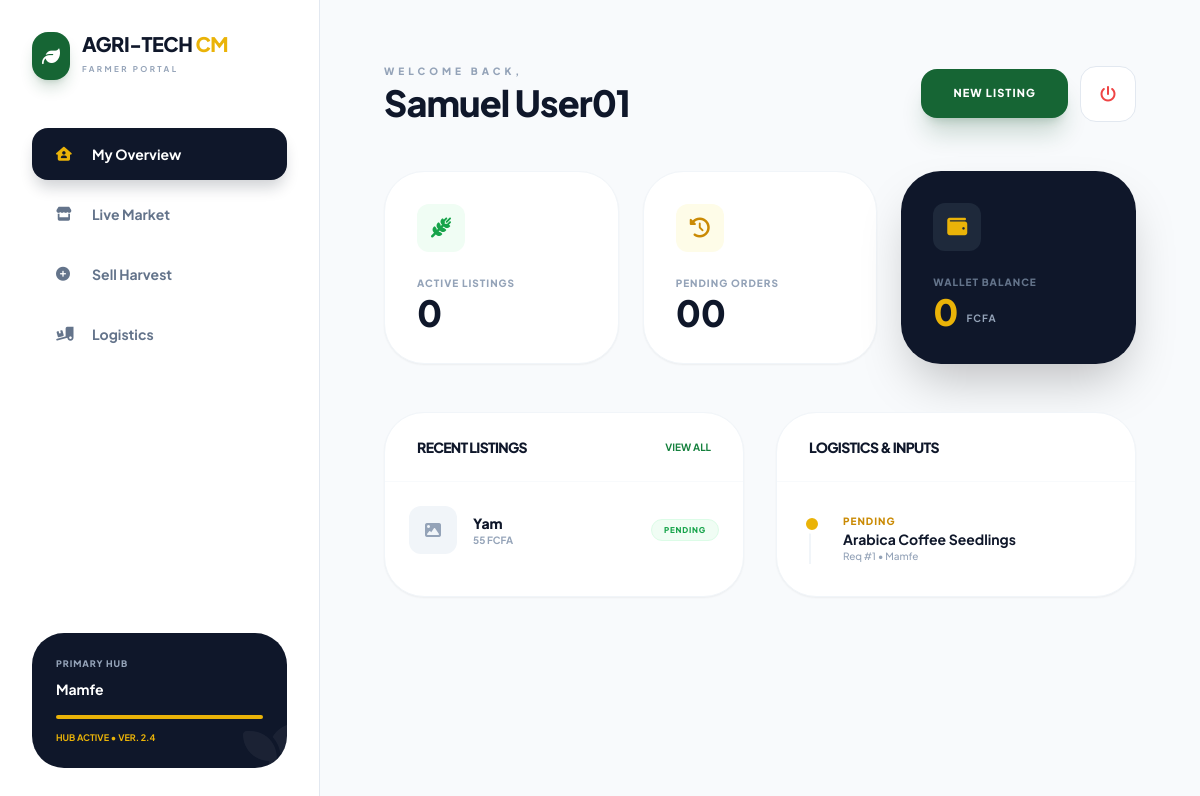
/user_dashboard.php (signed in), run on the app's committed database.
### tables this page shows
CREATE TABLE `products` (
  `id` int(11) NOT NULL,
  `name` varchar(255) NOT NULL,
  `price` decimal(10,2) NOT NULL,
  `category` varchar(100) NOT NULL,
  `description` text DEFAULT NULL,
  `image_url` varchar(255) DEFAULT NULL,
  `farmer_id` int(11) NOT NULL,
  `status` varchar(50) DEFAULT 'pending',
  `created_at` timestamp NOT NULL DEFAULT current_timestamp()
);

CREATE TABLE `seed_requests` (
  `id` int(11) NOT NULL,
  `user_id` int(11) NOT NULL,
  `input_type` varchar(255) NOT NULL,
  `quantity` int(11) NOT NULL,
  `farm_size` varchar(100) DEFAULT NULL,
  `notes` text DEFAULT NULL,
  `status` varchar(50) DEFAULT 'pending',
  `hub` varchar(100) DEFAULT NULL,
  `requested_at` timestamp NOT NULL DEFAULT current_timestamp()
);

### user_dashboard.php (the view, shortened to what this page needs)
<?php
require_once 'db.php';
$username = $_SESSION['username'];
$user_id  = $_SESSION['user_id'];
$user_hub = $_SESSION['hub'];
try {
    $stmt = $pdo->prepare("SELECT COUNT(*) FROM products WHERE farmer_id = ? AND status = 'active'");
    $stmt->execute([$user_id]);
    $my_products_count = $stmt->fetchColumn() ?: 0;
    $stmt_list = $pdo->prepare("SELECT * FROM products WHERE farmer_id = ? ORDER BY created_at DESC LIMIT 5");
    $stmt_list->execute([$user_id]);
    $my_listings = $stmt_list->fetchAll();
    $stmt_req = $pdo->prepare("SELECT * FROM seed_requests WHERE user_id = ? ORDER BY requested_at DESC LIMIT 3");
    $stmt_req->execute([$user_id]);
    $my_requests = $stmt_req->fetchAll();
} catch (PDOException $e) {
    $my_products_count = 0;
    $my_listings = [];
    $my_requests = [];
}
?>
<!DOCTYPE html>
<html lang="en">
<head>
    <script src="https://cdn.tailwindcss.com"></script>
    <link rel="stylesheet" href="https://cdnjs.cloudflare.com/ajax/libs/font-awesome/6.4.0/css/all.min.css">
</head>
<body class="min-h-screen flex flex-col md:flex-row">
    <aside class="w-full md:w-80 bg-white border-r border-slate-200 p-8 flex flex-col z-20">
        <div class="flex items-center gap-3 mb-12">
            <div class="bg-green-800 p-2.5 rounded-2xl shadow-lg shadow-green-900/20">
                <i class="fas fa-leaf text-white text-lg"></i>
            </div>
            <div>
                <span class="block font-black text-xl tracking-tight text-slate-900 uppercase leading-none">Agri-Tech <span class="text-yellow-500">CM</span></span>
                <span class="text-[8px] font-bold text-slate-400 uppercase tracking-[0.3em]">Farmer Portal</span>
            </div>
        </div>
        <nav class="space-y-2 flex-1">
            <a href="user_dashboard.php" class="sidebar-link active flex items-center gap-4 px-6 py-4 rounded-2xl font-bold text-sm transition-all">
                <i class="fas fa-house-user w-5 text-yellow-500"></i> My Overview
            </a>
            <a href="marketplace.php" class="sidebar-link flex items-center gap-4 px-6 py-4 rounded-2xl text-slate-500 hover:bg-slate-50 font-bold text-sm transition-all">
                <i class="fas fa-store w-5"></i> Live Market
            </a>
            <a href="add_product.php" class="sidebar-link flex items-center gap-4 px-6 py-4 rounded-2xl text-slate-500 hover:bg-slate-50 font-bold text-sm transition-all">
                <i class="fas fa-plus-circle w-5"></i> Sell Harvest
            </a>
            <a href="" class="sidebar-link flex items-center gap-4 px-6 py-4 rounded-2xl text-slate-500 hover:bg-slate-50 font-bold text-sm transition-all">
                <i class="fas fa-truck-ramp-box w-5"></i> Logistics
            </a>
        </nav>
        <div class="mt-10 p-6 bg-slate-900 rounded-[2rem] text-white overflow-hidden relative">
            <i class="fas fa-seedling absolute -right-4 -bottom-4 text-6xl text-white/5"></i>
            <p class="text-[9px] font-black uppercase tracking-widest text-slate-400 mb-2">Primary Hub</p>
            <p class="font-bold text-sm mb-4"><?php echo htmlspecialchars($user_hub); ?></p>
            <div class="w-full bg-slate-800 h-1 rounded-full overflow-hidden">
                <div class="bg-yellow-500 h-full w-[100%]"></div>
            </div>
            <p class="text-[9px] text-yellow-500 font-bold mt-3 uppercase">Hub Active • Ver. 2.4</p>
        </div>
    </aside>
    <main class="flex-1 p-6 md:p-12 lg:p-16 max-w-7xl">
        <div class="flex flex-col md:flex-row justify-between items-start md:items-center mb-12 gap-6">
            <div>
                <p class="text-slate-400 text-[10px] font-black uppercase tracking-[0.4em] mb-1">Welcome Back,</p>
                <h1 class="text-4xl font-black text-slate-900 tracking-tight capitalize"><?php echo htmlspecialchars($username); ?></h1>
            </div>
            <div class="flex items-center gap-3">
                <a href="add-product.php" class="bg-green-800 text-white px-8 py-4 rounded-2xl font-black text-[11px] uppercase tracking-widest shadow-xl shadow-green-900/20 hover:bg-green-700 transition-all">
                    New Listing
                </a>
                <a href="logout.php" class="w-14 h-14 bg-white border border-slate-200 rounded-2xl flex items-center justify-center text-red-500 hover:bg-red-50 hover:border-red-100 transition-all" title="Logout">
                    <i class="fas fa-power-off"></i>
                </a>
            </div>
        </div>
        <div class="grid grid-cols-1 md:grid-cols-3 gap-6 mb-12">
            <div class="user-card bg-white p-8 rounded-[2.5rem] border border-slate-100 shadow-sm">
                <div class="w-12 h-12 bg-green-50 rounded-xl flex items-center justify-center text-green-600 mb-6">
                    <i class="fas fa-wheat-awn text-xl"></i>
                </div>
                <p class="text-slate-400 text-[10px] font-black uppercase tracking-widest mb-1">Active Listings</p>
                <h2 class="text-4xl font-black text-slate-900 leading-none"><?php echo $my_products_count; ?></h2>
            </div>
            <div class="user-card bg-white p-8 rounded-[2.5rem] border border-slate-100 shadow-sm">
                <div class="w-12 h-12 bg-yellow-50 rounded-xl flex items-center justify-center text-yellow-600 mb-6">
                    <i class="fas fa-clock-rotate-left text-xl"></i>
                </div>
                <p class="text-slate-400 text-[10px] font-black uppercase tracking-widest mb-1">Pending Orders</p>
                <h2 class="text-4xl font-black text-slate-900 leading-none">00</h2>
            </div>
            <div class="user-card bg-slate-900 p-8 rounded-[2.5rem] shadow-2xl text-white">
                <div class="w-12 h-12 bg-slate-800 rounded-xl flex items-center justify-center text-yellow-500 mb-6">
                    <i class="fas fa-wallet text-xl"></i>
                </div>
                <p class="text-slate-500 text-[10px] font-black uppercase tracking-widest mb-1">Wallet Balance</p>
                <div class="flex items-end gap-2">
                    <h2 class="text-4xl font-black text-yellow-500 leading-none">0</h2>
                    <span class="text-slate-400 font-bold text-[10px] uppercase tracking-widest pb-1">FCFA</span>
                </div>
            </div>
        </div>
        <div class="grid grid-cols-1 lg:grid-cols-2 gap-8">
            <div class="bg-white rounded-[2.5rem] border border-slate-100 shadow-sm overflow-hidden">
                <div class="px-8 py-6 border-b border-slate-50 flex justify-between items-center">
                    <h3 class="font-black text-slate-900 uppercase tracking-tighter text-sm">Recent Listings</h3>
                    <a href="my-products.php" class="text-[10px] font-bold text-green-700 uppercase hover:underline">View All</a>
                </div>
                <div class="divide-y divide-slate-50">
                    <?php if (empty($my_listings)): ?>
                        <div class="p-12 text-center">
                            <i class="fas fa-box-open text-slate-200 text-4xl mb-4 block"></i>
                            <p class="text-slate-400 text-xs font-bold uppercase tracking-widest">No listings found</p>
                        </div>
                    <?php else: ?>
                        <?php foreach($my_listings as $item): ?>
                        <div class="flex items-center justify-between p-6 hover:bg-slate-50 transition-all">
                            <div class="flex items-center gap-4">
                                <div class="w-12 h-12 bg-slate-100 rounded-xl flex items-center justify-center text-slate-400">
                                    <i class="fas fa-image"></i>
                                </div>
                                <div>
                                    <p class="text-sm font-black text-slate-900"><?php echo htmlspecialchars($item['name']); ?></p>
                                    <p class="text-[10px] text-slate-400 font-bold uppercase"><?php echo number_format($item['price']); ?> FCFA</p>
                                </div>
                            </div>
                            <span class="text-[8px] font-black px-3 py-1 bg-green-50 text-green-600 rounded-full uppercase tracking-widest border border-green-100">
                                <?php echo htmlspecialchars($item['status']); ?>
                            </span>
                        </div>
                        <?php endforeach; ?>
                    <?php endif; ?>
                </div>
            </div>
            <div class="bg-white rounded-[2.5rem] border border-slate-100 shadow-sm overflow-hidden">
                <div class="px-8 py-6 border-b border-slate-50">
                    <h3 class="font-black text-slate-900 uppercase tracking-tighter text-sm">Logistics & Inputs</h3>
                </div>
                <div class="p-8">
                    <div class="relative pl-8 border-l-2 border-slate-100 space-y-10">
                        <?php if (empty($my_requests)): ?>
                             <div class="relative">
                                <div class="absolute -left-[41px] top-0 w-5 h-5 bg-slate-200 rounded-full border-4 border-white"></div>
                                <p class="text-[10px] font-black text-slate-400 uppercase tracking-widest">No Active Requests</p>
                                <h4 class="text-sm font-bold text-slate-300 mt-1 italic">Apply for seeds or fertilizer in the Logistics tab.</h4>
                            </div>
                        <?php else: ?>
                            <?php foreach($my_requests as $req): ?>
                            <div class="relative">
                                <div class="absolute -left-[41px] top-0 w-5 h-5 bg-yellow-500 rounded-full border-4 border-white"></div>
                                <p class="text-[10px] font-black text-yellow-600 uppercase tracking-widest"><?php echo htmlspecialchars($req['status']); ?></p>
                                <h4 class="text-sm font-bold text-slate-900"><?php echo htmlspecialchars($req['input_type']); ?></h4>
                                <p class="text-[10px] text-slate-400 font-medium">Req #<?php echo $req['id']; ?> • <?php echo htmlspecialchars($user_hub); ?></p>
                            </div>
                            <?php endforeach; ?>
                        <?php endif; ?>
                    </div>
                </div>
            </div>
        </div>
    </main>
</body>
</html>

### user_dashboard.php (style rules this page uses)
body { font-family: 'Plus Jakarta Sans', sans-serif; background-color: #f8fafc; }
.user-card { transition: all 0.3s cubic-bezier(0.4, 0, 0.2, 1); }
.sidebar-link.active { background: #0f172a; color: white; box-shadow: 0 10px 15px -3px rgba(15, 23, 42, 0.2); }

### data on the page
products: name "Yam", price "55", status "PENDING"
seed_requests: status "PENDING", input_type "Arabica Coffee Seedlings", id "1"

### other printed values
$user_hub "Mamfe"
$username "Samuel User01"
$my_products_count "0"
